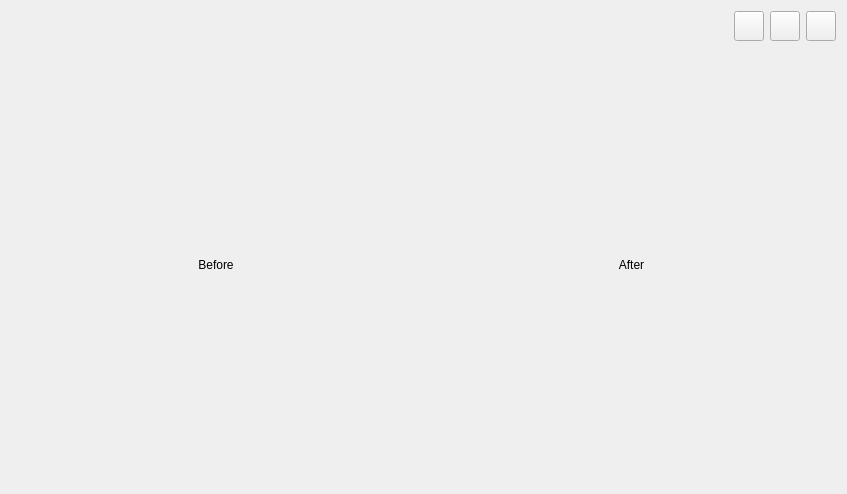
<?xml version="1.0" encoding="UTF-8"?>
<ui version="4.0">
 <class>BeforeAfterFilteringWidget</class>
 <widget class="QWidget" name="BeforeAfterFilteringWidget">
  <property name="geometry">
   <rect>
    <x>0</x>
    <y>0</y>
    <width>847</width>
    <height>494</height>
   </rect>
  </property>
  <property name="minimumSize">
   <size>
    <width>0</width>
    <height>0</height>
   </size>
  </property>
  <property name="windowTitle">
   <string>Original and Filtered</string>
  </property>
  <layout class="QGridLayout" name="gridLayout">
   <item row="0" column="0">
    <layout class="QHBoxLayout" name="horizontalLayout_2">
     <item>
      <spacer name="horizontalSpacer">
       <property name="orientation">
        <enum>Qt::Orientation::Horizontal</enum>
       </property>
       <property name="sizeHint" stdset="0">
        <size>
         <width>40</width>
         <height>20</height>
        </size>
       </property>
      </spacer>
     </item>
     <item>
      <widget class="QPushButton" name="helpPushButton">
       <property name="minimumSize">
        <size>
         <width>30</width>
         <height>30</height>
        </size>
       </property>
       <property name="maximumSize">
        <size>
         <width>30</width>
         <height>30</height>
        </size>
       </property>
       <property name="text">
        <string/>
       </property>
       <property name="icon">
        <iconset resource="../assets/configsFC.qrc">
         <normaloff>:/iconosFC/iconosFC/help-circle.svg</normaloff>:/iconosFC/iconosFC/help-circle.svg</iconset>
       </property>
       <property name="iconSize">
        <size>
         <width>25</width>
         <height>25</height>
        </size>
       </property>
      </widget>
     </item>
     <item>
      <widget class="QPushButton" name="savePushButton">
       <property name="minimumSize">
        <size>
         <width>30</width>
         <height>30</height>
        </size>
       </property>
       <property name="maximumSize">
        <size>
         <width>30</width>
         <height>30</height>
        </size>
       </property>
       <property name="text">
        <string/>
       </property>
       <property name="icon">
        <iconset resource="../assets/configsFC.qrc">
         <normaloff>:/iconosFC/iconosFC/save-svgrepo-com.svg</normaloff>:/iconosFC/iconosFC/save-svgrepo-com.svg</iconset>
       </property>
       <property name="iconSize">
        <size>
         <width>25</width>
         <height>25</height>
        </size>
       </property>
      </widget>
     </item>
     <item>
      <widget class="QPushButton" name="fullscreenButton">
       <property name="minimumSize">
        <size>
         <width>30</width>
         <height>30</height>
        </size>
       </property>
       <property name="maximumSize">
        <size>
         <width>30</width>
         <height>30</height>
        </size>
       </property>
       <property name="text">
        <string/>
       </property>
       <property name="icon">
        <iconset resource="../assets/configsFC.qrc">
         <normaloff>:/iconosFC/iconosFC/maximize-expand-svgrepo-com.svg</normaloff>:/iconosFC/iconosFC/maximize-expand-svgrepo-com.svg</iconset>
       </property>
       <property name="iconSize">
        <size>
         <width>25</width>
         <height>25</height>
        </size>
       </property>
      </widget>
     </item>
    </layout>
   </item>
   <item row="1" column="0">
    <layout class="QHBoxLayout" name="horizontalLayout">
     <item>
      <widget class="QLabel" name="beforeLabel">
       <property name="minimumSize">
        <size>
         <width>256</width>
         <height>256</height>
        </size>
       </property>
       <property name="text">
        <string>Before</string>
       </property>
       <property name="alignment">
        <set>Qt::AlignmentFlag::AlignCenter</set>
       </property>
      </widget>
     </item>
     <item>
      <widget class="QLabel" name="afterLabel">
       <property name="minimumSize">
        <size>
         <width>256</width>
         <height>256</height>
        </size>
       </property>
       <property name="text">
        <string>After</string>
       </property>
       <property name="alignment">
        <set>Qt::AlignmentFlag::AlignCenter</set>
       </property>
      </widget>
     </item>
    </layout>
   </item>
  </layout>
 </widget>
 <resources>
  <include location="../assets/configsFC.qrc"/>
 </resources>
 <connections/>
</ui>
